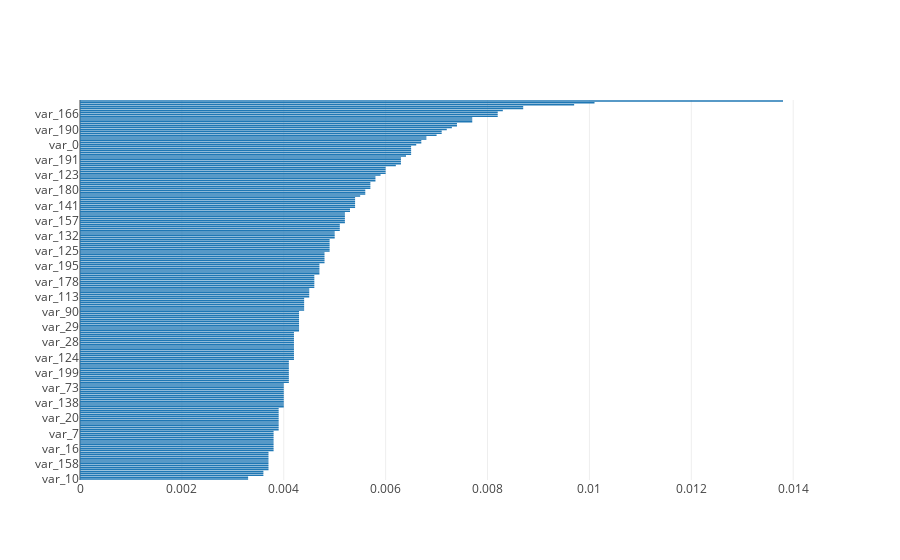

Notebook cell for this chart:
### Markdown cell above
### FEATURE SELECTION

### Code cell
rf = RandomForestClassifier(random_state=42)
model = rf.fit(data[cols],data['target'])
sorted_features = sorted(zip(map(lambda x: round(x, 4), rf.feature_importances_), cols), 
             reverse=False)
x, y = zip(*sorted_features)

plot_data = [go.Bar(
            x=x,
            y=y,
            orientation = 'h'
    )]

iplot(plot_data, filename='basic-bar')

### Figure 1 — Plotly figure (JSON) as saved in the notebook; plotly's stock layout.template omitted (floating-point values rounded to 4 significant figures; data arrays with more than 128 entries replaced by an {"elided": "..."} marker saying what was removed)
{"data": [{"orientation": "h", "type": "bar", "uid": "a57af894-709c-11e9-8b23-38deaddec49c", "x": {"elided": "200 float values"}, "y": {"elided": "200 str values"}}], "layout": {}}
